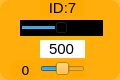
    <widget class="QWidget" name="widget_id1_7" native="true">
     <property name="geometry">
      <rect>
       <x>770</x>
       <y>120</y>
       <width>120</width>
       <height>80</height>
      </rect>
     </property>
     <property name="styleSheet">
      <string notr="true">background-color: rgb(255, 170, 0, 200);
border-radius:10px;</string>
     </property>
     <widget class="QLabel" name="label_ID1_8">
      <property name="geometry">
       <rect>
        <x>40</x>
        <y>0</y>
        <width>45</width>
        <height>16</height>
       </rect>
      </property>
      <property name="minimumSize">
       <size>
        <width>0</width>
        <height>10</height>
       </size>
      </property>
      <property name="font">
       <font>
        <family>Arial</family>
        <pointsize>11</pointsize>
       </font>
      </property>
      <property name="styleSheet">
       <string notr="true">background-color: rgb(255, 255, 255， 0);
border-radius:0px;</string>
      </property>
      <property name="text">
       <string>ID:7</string>
      </property>
      <property name="alignment">
       <set>Qt::AlignCenter</set>
      </property>
     </widget>
     <widget class="QSlider" name="horizontalSlider_pulse_id7">
      <property name="geometry">
       <rect>
        <x>20</x>
        <y>20</y>
        <width>83</width>
        <height>16</height>
       </rect>
      </property>
      <property name="autoFillBackground">
       <bool>false</bool>
      </property>
      <property name="styleSheet">
       <string notr="true">background-color: rgb(0, 0, 0);
border-radius:0px;</string>
      </property>
      <property name="minimum">
       <number>0</number>
      </property>
      <property name="maximum">
       <number>1000</number>
      </property>
      <property name="pageStep">
       <number>1</number>
      </property>
      <property name="value">
       <number>500</number>
      </property>
      <property name="orientation">
       <enum>Qt::Horizontal</enum>
      </property>
     </widget>
     <widget class="QSlider" name="horizontalSlider_dev_id7">
      <property name="geometry">
       <rect>
        <x>40</x>
        <y>60</y>
        <width>45</width>
        <height>18</height>
       </rect>
      </property>
      <property name="styleSheet">
       <string notr="true">background-color: rgb(255, 255, 255， 0);</string>
      </property>
      <property name="minimum">
       <number>-125</number>
      </property>
      <property name="maximum">
       <number>125</number>
      </property>
      <property name="pageStep">
       <number>1</number>
      </property>
      <property name="orientation">
       <enum>Qt::Horizontal</enum>
      </property>
     </widget>
     <widget class="QLabel" name="label_id7">
      <property name="geometry">
       <rect>
        <x>10</x>
        <y>60</y>
        <width>31</width>
        <height>20</height>
       </rect>
      </property>
      <property name="minimumSize">
       <size>
        <width>0</width>
        <height>10</height>
       </size>
      </property>
      <property name="font">
       <font>
        <family>DejaVu Sans</family>
        <pointsize>10</pointsize>
       </font>
      </property>
      <property name="styleSheet">
       <string notr="true">background-color: rgb(255, 255, 255， 0);</string>
      </property>
      <property name="text">
       <string>0</string>
      </property>
      <property name="alignment">
       <set>Qt::AlignCenter</set>
      </property>
     </widget>
     <widget class="QLineEdit" name="lineEdit_id7">
      <property name="geometry">
       <rect>
        <x>40</x>
        <y>40</y>
        <width>45</width>
        <height>18</height>
       </rect>
      </property>
      <property name="sizePolicy">
       <sizepolicy hsizetype="Fixed" vsizetype="Fixed">
        <horstretch>0</horstretch>
        <verstretch>0</verstretch>
       </sizepolicy>
      </property>
      <property name="font">
       <font>
        <family>Arial</family>
        <pointsize>11</pointsize>
       </font>
      </property>
      <property name="autoFillBackground">
       <bool>false</bool>
      </property>
      <property name="styleSheet">
       <string notr="true">background-color: rgb(255, 255, 255);
border-radius:0px;</string>
      </property>
      <property name="text">
       <string>500</string>
      </property>
      <property name="maxLength">
       <number>1000</number>
      </property>
      <property name="alignment">
       <set>Qt::AlignCenter</set>
      </property>
      <property name="dragEnabled">
       <bool>false</bool>
      </property>
      <property name="readOnly">
       <bool>false</bool>
      </property>
     </widget>
    </widget>
